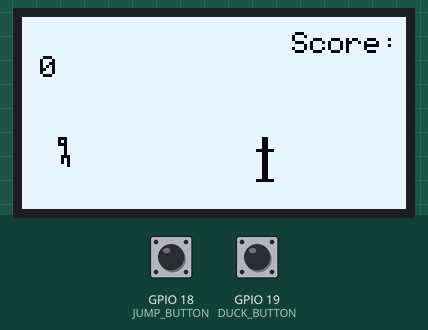
Simulated run of this sketch. Board: ESP32. On the bench: 128×64 one-colour display. The inputs (shaded band) are chosen by the test bench; at power-on: GPIO 18 (JUMP_BUTTON) HIGH, GPIO 19 (DUCK_BUTTON) HIGH.

Above: at 1.37 s.
1.4 s: GPIO 18 (JUMP_BUTTON) pulled LOW for 0.15 s
At 1.52 s:
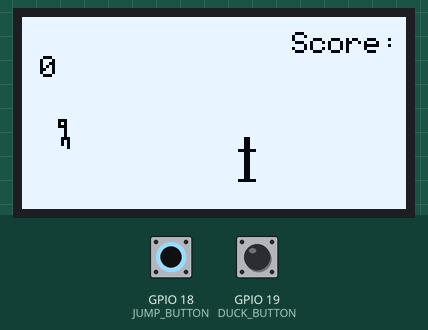
3.0 s: GPIO 19 (DUCK_BUTTON) pulled LOW for 3.2 s
At 4.98 s:
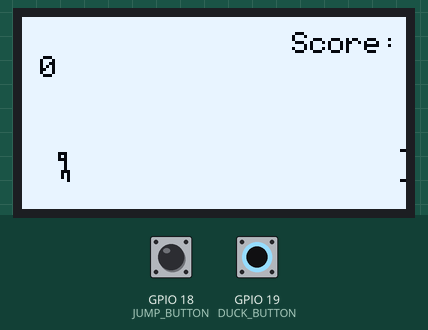
7.7 s: GPIO 18 (JUMP_BUTTON) pulled LOW for 3.2 s
At 9.81 s:
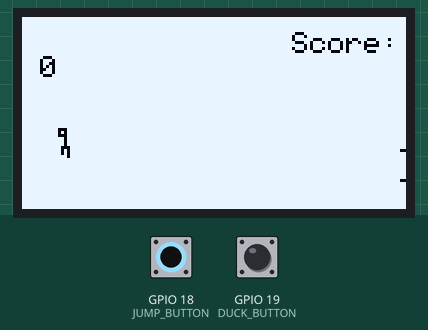
12.4 s: GPIO 19 (DUCK_BUTTON) pulled LOW for 0.15 s
At 13.4 s:
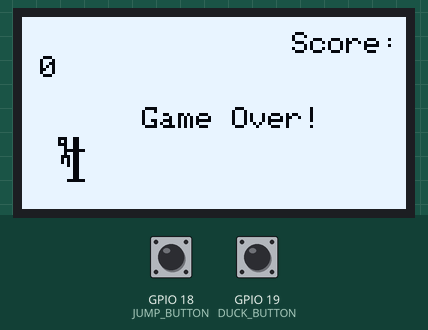

Measured:
- what the display in image 4 shows lasts 2.1 s, from 12.6 s to 14.7 s

The sketch:

esp_esp_dinogame.ino
```cpp
// Install appropriate library on arduino ide
// use ESP 32 board
// connection of circutry is
// VCC-->3.3V
// GND-->GND
// SCL-->GPIO 22
// SDA-->GPIO 23
// PUSH BUTTON ONE LEG-->GPIO 18
//   ANOTHER LEG--->GND
#include <Wire.h>
#include <Adafruit_GFX.h>
#include <Adafruit_SSD1306.h>

#define SCREEN_WIDTH 128
#define SCREEN_HEIGHT 64

Adafruit_SSD1306 display(SCREEN_WIDTH, SCREEN_HEIGHT, &Wire, -1);

#define JUMP_BUTTON 18
#define DUCK_BUTTON 19

int dinoY = 40;
int cactusX = SCREEN_WIDTH;
bool jumping = false;
bool ducking = false;
int jumpHeight = 20;
int score = 0;

// Dino bitmap (10x10 pixels)
const uint8_t dino_bitmap[] = {
  0b00111000,
  0b00101000,
  0b00111000,
  0b00001000,
  0b00001000,
  0b00001000,
  0b00011100,
  0b00010100,
  0b00010100,
  0b00000100
};

// Cactus bitmap (8x15 pixels)
const uint8_t cactus_bitmap[] = {
  0b00011000,
  0b00011000,
  0b00011000,
  0b00011000,
  0b01111110,
  0b00011000,
  0b00011000,
  0b00011000,
  0b00011000,
  0b00011000,
  0b00011000,
  0b00011000,
  0b00011000,
  0b00011000,
  0b01111110
};

void setup() {
    pinMode(JUMP_BUTTON, INPUT_PULLUP);
    pinMode(DUCK_BUTTON, INPUT_PULLUP);

    if (!display.begin(SSD1306_SWITCHCAPVCC, 0x3C)) {
        while (true);  // Halt if display init fails
    }

    display.clearDisplay();
    display.setTextSize(1);
    display.setTextColor(SSD1306_BLACK);  // Draw text in "blue"
    display.setCursor(20, 30);
    display.print("ESP Dino Game!");
    delay(100);
    // display.display();
}

void loop() {
    if (digitalRead(JUMP_BUTTON) == LOW && !jumping && !ducking) {
        jumping = true;
    }

    if (digitalRead(DUCK_BUTTON) == LOW && !jumping) {
        ducking = true;
    } else {
        ducking = false;
    }

    if (jumping) {
        dinoY -= 3;
        if (dinoY <= 40 - jumpHeight) jumping = false;
    } else if (dinoY < 40) {
        dinoY += 3;
    }

    cactusX -= 3;
    if (cactusX < -10) {
        cactusX = SCREEN_WIDTH;
        score++;
    }

    // White background
    display.fillRect(0, 0, SCREEN_WIDTH, SCREEN_HEIGHT, SSD1306_WHITE);

    // Draw dino
    if (ducking) {
        display.drawBitmap(10, 45, dino_bitmap, 8, 10, SSD1306_BLACK);
    } else {
        display.drawBitmap(10, dinoY, dino_bitmap, 8, 10, SSD1306_BLACK);
    }

    // Draw cactus
    display.drawBitmap(cactusX, 40, cactus_bitmap, 8, 15, SSD1306_BLACK);

    // Display score
    display.setCursor(90, 5);
    display.print("Score: ");
    display.print(score);

    // Collision detection
    if (cactusX < 20 && dinoY > 30 && !ducking) {
        display.setCursor(40, 30);
        display.print("Game Over!");
        display.display();
        delay(2000);
        cactusX = SCREEN_WIDTH;
        dinoY = 40;
        score = 0;
    }

    display.display();
    delay(50);
}
```
